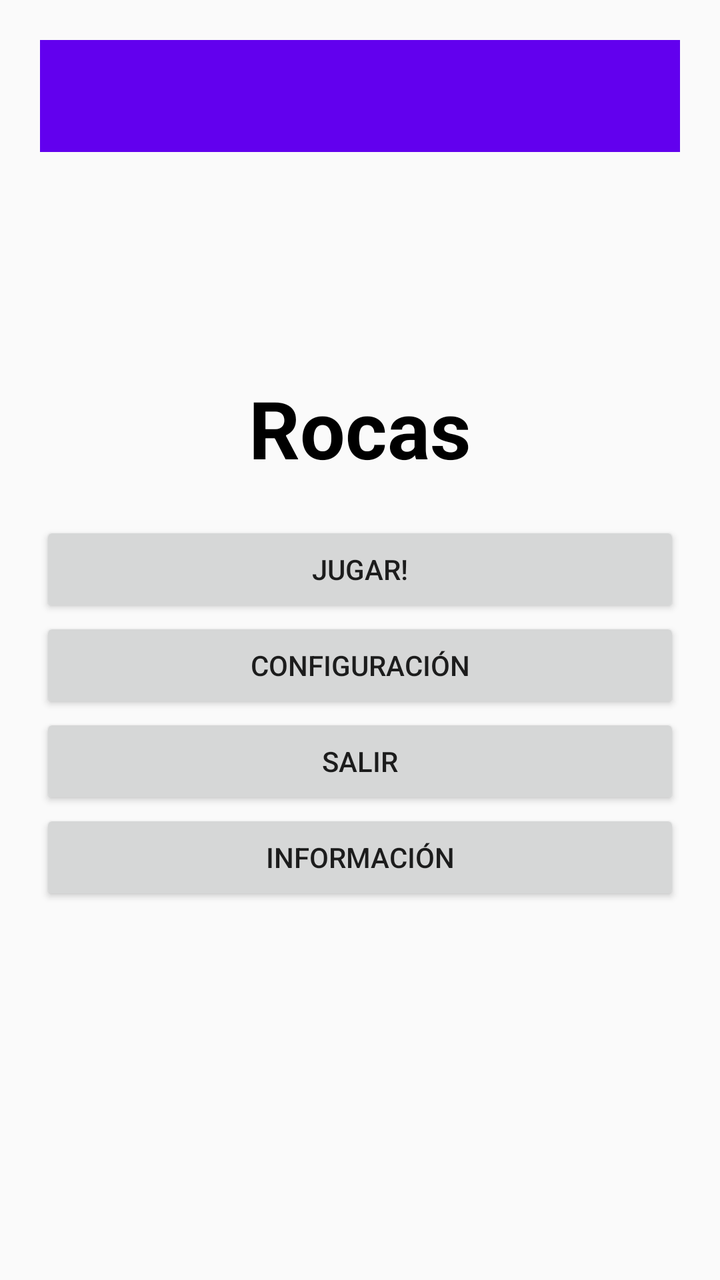
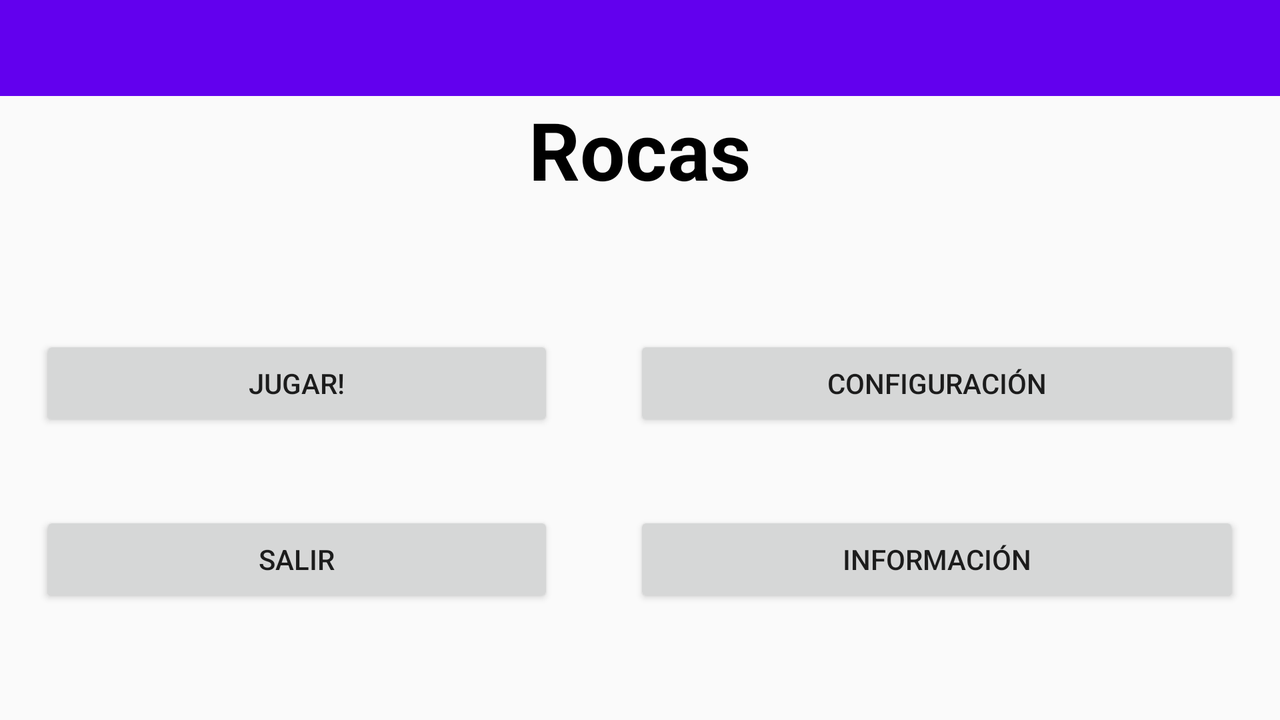

The same Android screen from two of the app's own layout files: first res/layout/ as a phone draws it, then the repository's variant for another configuration, drawn on a device whose configuration selects that folder. Both files follow.
<!-- AndroidManifest.xml: application theme Theme.ConstraintASPI -->
<!-- res/layout/activity_main.xml -->
<?xml version="1.0" encoding="utf-8"?>
<RelativeLayout xmlns:android="http://schemas.android.com/apk/res/android"
    xmlns:app="http://schemas.android.com/apk/res-auto"
    xmlns:tools="http://schemas.android.com/tools"
    android:layout_width="match_parent"
    android:layout_height="match_parent"
    android:orientation="vertical"
    android:padding="20dp"
    tools:context=".MainActivity">

    <include layout="@layout/tool_bar"
        android:id="@+id/tool_bar">

    </include>

    <LinearLayout
        android:layout_width="match_parent"
        android:layout_height="match_parent"
        android:gravity="center_horizontal|center_vertical"
        android:orientation="vertical">

        <TextView
            android:id="@+id/textView"
            android:layout_width="wrap_content"
            android:layout_height="wrap_content"
            android:layout_gravity="center"
            android:paddingBottom="20dp"
            android:text="@string/rocas"
            android:textColor="@color/black"
            android:textSize="40dp"
            android:textStyle="bold" />

        <Button
            android:id="@+id/button"
            android:layout_width="match_parent"
            android:layout_height="wrap_content"
            android:text="@string/inicio" />

        <Button
            android:id="@+id/button2"
            android:layout_width="match_parent"
            android:layout_height="wrap_content"
            android:text="@string/config" />

        <Button
            android:id="@+id/button3"
            android:layout_width="match_parent"
            android:layout_height="wrap_content"
            android:onClick="salirApp"
            android:text="@string/salir" />

        <Button
            android:id="@+id/button5"
            android:layout_width="match_parent"
            android:layout_height="wrap_content"
            android:onClick="ejecutar_info"
            android:text="@string/d_adicional" />
    </LinearLayout>
</RelativeLayout>
<!-- res/layout/tool_bar.xml (included above) -->
<?xml version="1.0" encoding="utf-8"?>
<androidx.appcompat.widget.Toolbar  xmlns:android="http://schemas.android.com/apk/res/android"
    android:layout_width="match_parent"
    android:layout_height="wrap_content"
    android:background="@color/purple_500">

</androidx.appcompat.widget.Toolbar>
<!-- resources referenced by this layout -->
<resources>
  <string name="config">Configuración</string>
  <string name="d_adicional">Información</string>
  <string name="inicio">Jugar!</string>
  <string name="rocas">Rocas</string>
  <string name="salir">Salir</string>
  <style name="Theme.ConstraintASPI" parent="Theme.AppCompat.Light.NoActionBar">
          
          <item name="colorPrimary">@color/purple_500</item>
          <item name="colorPrimaryVariant">@color/purple_700</item>
          <item name="colorOnPrimary">@color/white</item>
          
          <item name="colorSecondary">@color/teal_200</item>
          <item name="colorSecondaryVariant">@color/teal_700</item>
          <item name="colorOnSecondary">@color/black</item>
          
          <item name="android:statusBarColor">?attr/colorPrimaryVariant</item>
          
      </style>
</resources>
<!-- res/layout-land/activity_main.xml (the repository's variant of the layout above) -->
<!-- drawn on the phone turned sideways -->
<?xml version="1.0" encoding="utf-8"?>
<LinearLayout xmlns:android="http://schemas.android.com/apk/res/android"
    android:orientation="vertical"
    android:layout_width="match_parent"
    android:layout_height="match_parent">

    <include layout="@layout/tool_bar"
        android:id="@+id/tool_bar">

    </include>

    <TextView
        android:id="@+id/textView2"
        android:layout_width="wrap_content"
        android:layout_height="wrap_content"
        android:layout_gravity="center"
        android:paddingBottom="10dp"
        android:text="@string/rocas"
        android:textColor="@color/black"
        android:textSize="40dp"
        android:textStyle="bold" />

    <TableLayout
        android:layout_width="match_parent"
        android:layout_height="match_parent"
        android:gravity="center_vertical"
        android:stretchColumns="*">

        <TableRow
            android:layout_width="match_parent"
            android:layout_height="match_parent"
            android:gravity="center">

            <Button
                android:id="@+id/button4"
                android:layout_width="wrap_content"
                android:layout_height="wrap_content"
                android:layout_margin="20dp"
                android:text="@string/inicio" />

            <Button
                android:id="@+id/button6"
                android:layout_width="wrap_content"
                android:layout_height="wrap_content"
                android:layout_margin="20dp"
                android:text="@string/config" />
        </TableRow>

        <TableRow
            android:layout_width="match_parent"
            android:layout_height="match_parent"
            android:gravity="center">

            <Button
                android:id="@+id/button7"
                android:layout_width="wrap_content"
                android:layout_height="wrap_content"
                android:layout_margin="20dp"
                android:onClick="salirApp"
                android:text="@string/salir" />

            <Button
                android:id="@+id/button8"
                android:layout_width="wrap_content"
                android:layout_height="wrap_content"
                android:layout_margin="20dp"
                android:onClick="ejecutar_info"
                android:text="@string/d_adicional" />
        </TableRow>

    </TableLayout>
</LinearLayout>
